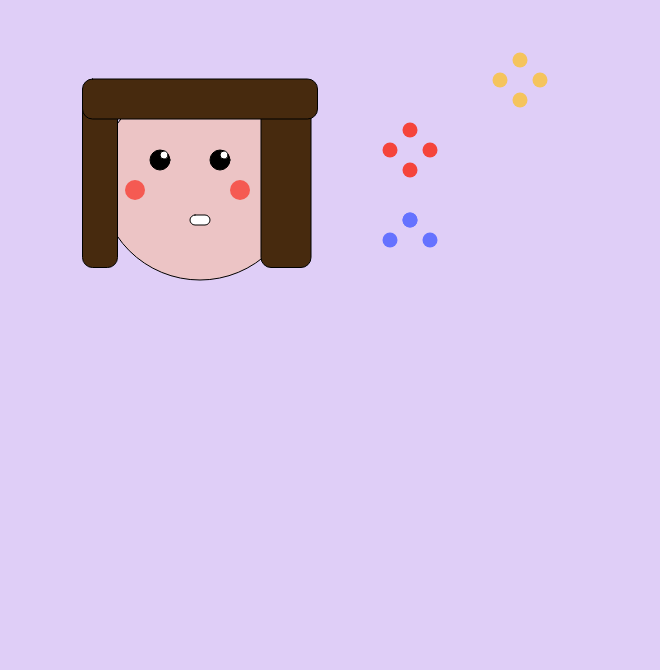
Frame 1 (no input)
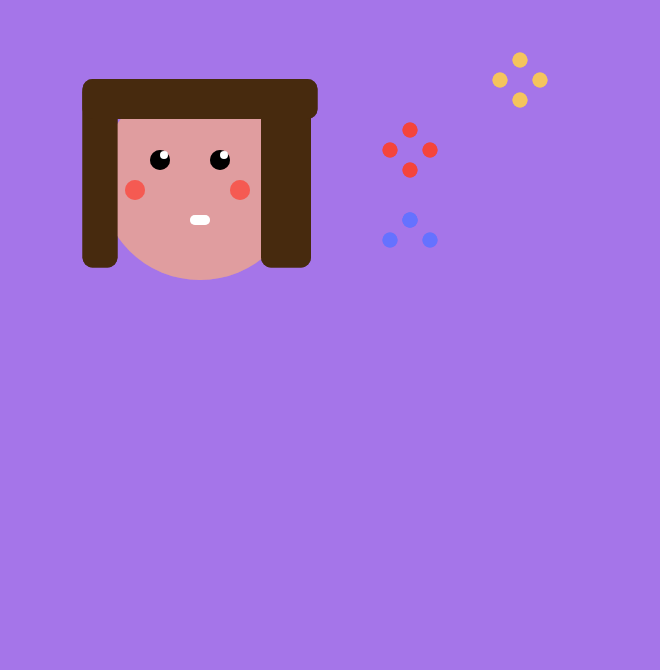
Frame 60 (no input)
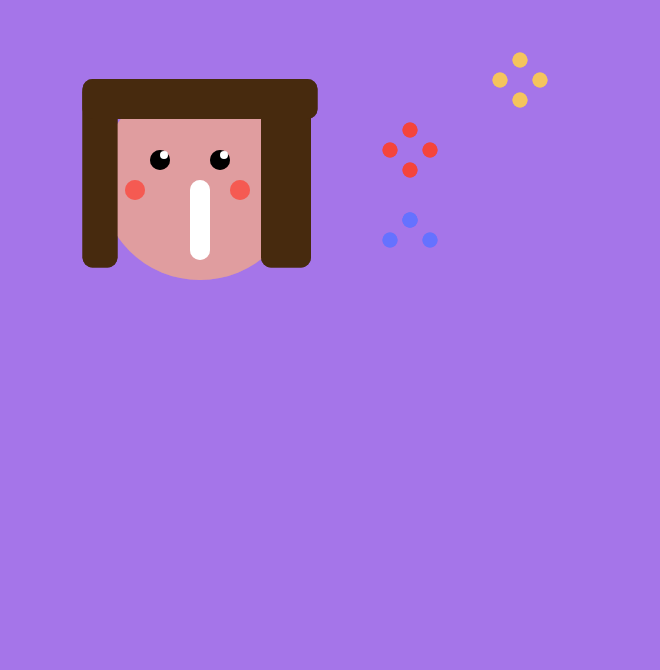
Frame 120 (the mouse pressed at the canvas centre since frame 60)

The p5.js sketch that drew these frames (run headless with seeded random() and noise() and a simulated clock; from frame 60 on, the mouse is pressed at the canvas centre):

// p5.js sketch
// ── sketch.js
//position variables
var x; // 200;
var y = 180;

     // size variables
var s = 100; 

     
function setup() {
	//setup scope
	createCanvas(660, 670);
	x = width/2;
}

function draw() {
	//draw scope
	background(165, 118, 232, 91)

	// shapes with xy coordinate + size

 
	// face area 
	fill(255,178,117,100);
	ellipse(200,y, 200); 
	//x++;
	//s++;
	//y++;

	//right eye
	fill(0,0,0);
	ellipse(220,y - 20,20);

	fill(255,255,255);
	ellipse(224,y - 25,8); 

	//left eye
	fill(0,0,0)
	ellipse(160, y - 20,20,20); 

	fill(255,255,255)
	ellipse(164, y - 25, 8)

	// mouth
	fill(255,255,255)
	rectMode(CENTER);

		var mouthHeight = map(mouseX, 0, width, 10, 150);

	rect(200,y + 40,20, mouthHeight,10);



	// shapes that are only xy points
	fill(71,42,14)
	rect(100,y - 5,35,185,10)
	rect(286,y - 5,50,185,10)
	rect(200,y - 81,235,40,10)

	// right cheek
	noStroke()
    fill(245,90,82)
	ellipse(240,y + 10,20);

	// left cheek
	noStroke()
	fill(245,90,82)
	ellipse(135,y + 10,20)

	// flower #1
	fill(245,196,93)
	ellipse(520,60,15)
	ellipse(500,80,15)
	ellipse(540,80,15)
	ellipse(520,100,15
		)

	// flower #2
	fill(245,69,59)
	ellipse(410,130,15)
	ellipse(390,150,15)
	ellipse(430,150,15)
	ellipse(410,170,15)

    // flower #3
    fill(101,114,255);
    ellipse(410,220,15);
    ellipse(390,240,15);
    ellipse(430,240,15);
    ellipse(410,220,15);

}
// ── style.css
body {
	background: rgb(63,94,251);
background: linear-gradient(187deg, rgba(63,94,251,1) 0%, rgba(252,70,107,1) 100%);
color: white;
font-family: Impact;
font-size: 35px;
text-align: center;
}

h1,  {
	font-size: 45px;
	text-align: center;

}

p {
	font-size: 30px;
}

h2 {
	font-size: 39px;
	font-family: Bodoni MT;
	text-align: center;
	text-decoration: underline;
}

a {
	color: white;
	transition: color 300ms ease-in;

}

  a:hover {
	color:#e97d7d;
	text-align: center;
}

img {
	max-width: 100%;

}

 #container {
	max-width: 600px
	margin: 0 auto;
	text-align: center;


}

  .link {
	list-style: none;
	text-align: center;

	
}
